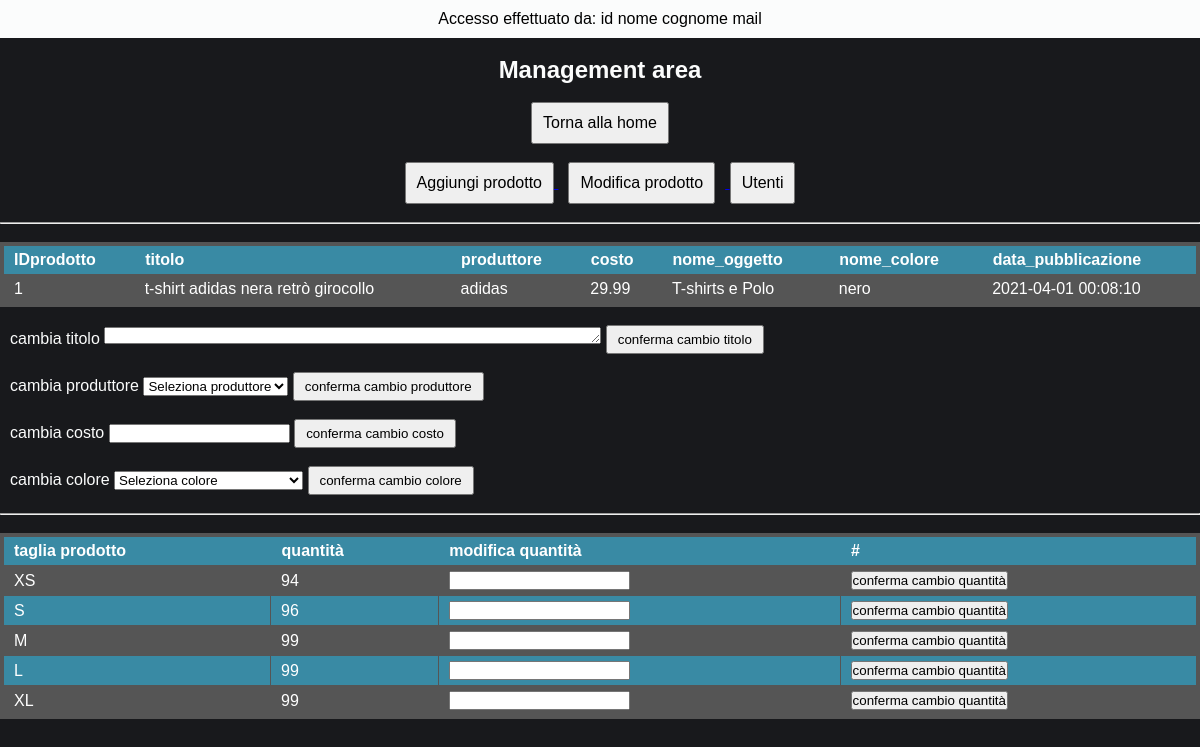
Page /management/update.modificaProdotto.php?IDprodotto=1 on the earlier database version.
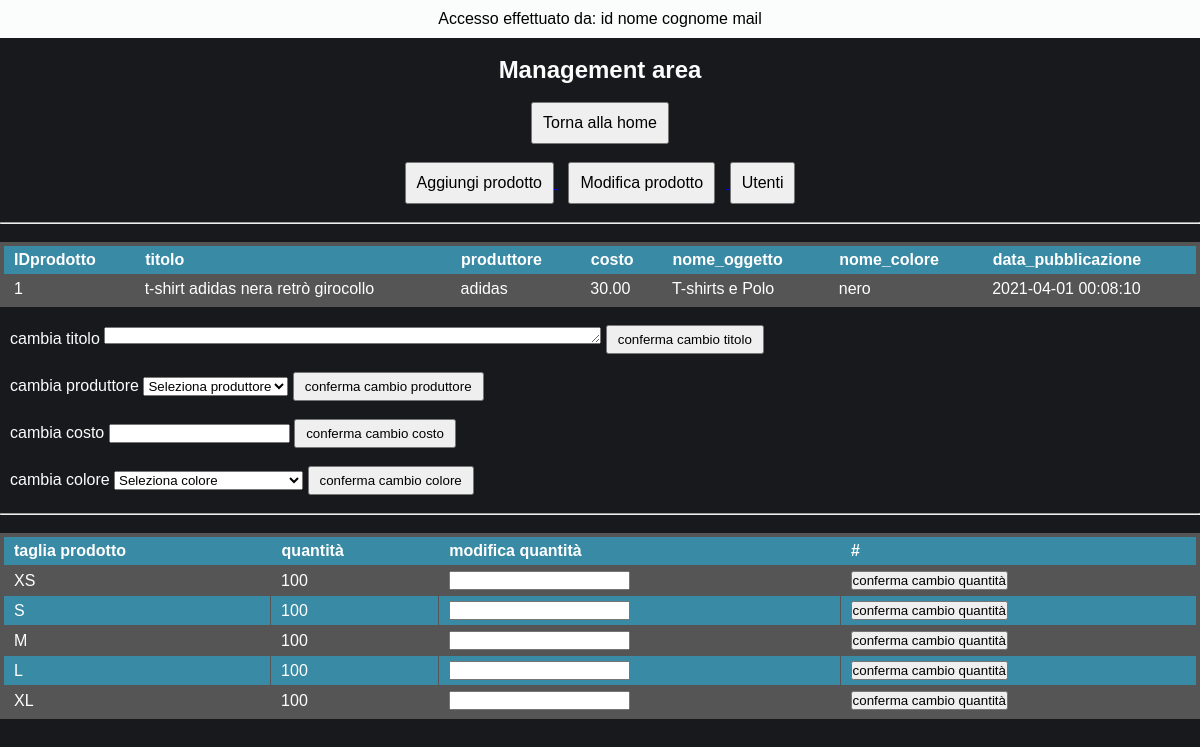
Same page on the later database version.
### tables this page shows
CREATE TABLE `prodotto` (
  `IDprodotto` int(11) NOT NULL AUTO_INCREMENT,
  `titolo` varchar(50) DEFAULT NULL,
  `idproduttore_prodotto` int(11) DEFAULT NULL,
  `costo` decimal(10,2) DEFAULT NULL,
  `idoggetto` int(11) DEFAULT NULL,
  `idcolore_prodotto` int(11) DEFAULT NULL,
  `idimmagine_prodotto` int(11) DEFAULT NULL,
  `data_pubblicazione` datetime DEFAULT NULL,
  PRIMARY KEY (`IDprodotto`),
  UNIQUE KEY `titolo` (`titolo`),
  KEY `idoggetto` (`idoggetto`),
  KEY `idcolore_prodotto` (`idcolore_prodotto`),
  KEY `idproduttore_prodotto` (`idproduttore_prodotto`),
  KEY `idimmagine_prodotto` (`idimmagine_prodotto`),
  CONSTRAINT `prodotto_ibfk_1` FOREIGN KEY (`idoggetto`) REFERENCES `oggetto` (`IDoggetto`),
  CONSTRAINT `prodotto_ibfk_2` FOREIGN KEY (`idcolore_prodotto`) REFERENCES `colore_prodotto` (`IDcolore_prodotto`),
  CONSTRAINT `prodotto_ibfk_3` FOREIGN KEY (`idproduttore_prodotto`) REFERENCES `produttore_prodotto` (`IDproduttore_prodotto`),
  CONSTRAINT `prodotto_ibfk_4` FOREIGN KEY (`idimmagine_prodotto`) REFERENCES `immagine_prodotto` (`IDimmagine_prodotto`)
);

CREATE TABLE `prodotto_taglia` (
  `IDprodotto_taglia` int(11) NOT NULL AUTO_INCREMENT,
  `quantita` int(11) DEFAULT NULL,
  `idtaglia` int(11) DEFAULT NULL,
  `idprodotto` int(11) DEFAULT NULL,
  PRIMARY KEY (`IDprodotto_taglia`),
  KEY `idtaglia` (`idtaglia`),
  KEY `idprodotto` (`idprodotto`),
  CONSTRAINT `prodotto_taglia_ibfk_1` FOREIGN KEY (`idtaglia`) REFERENCES `taglia` (`IDtaglia`),
  CONSTRAINT `prodotto_taglia_ibfk_2` FOREIGN KEY (`idprodotto`) REFERENCES `prodotto` (`IDprodotto`)
);

CREATE TABLE `produttore_prodotto` (
  `IDproduttore_prodotto` int(11) NOT NULL AUTO_INCREMENT,
  `produttore` varchar(30) DEFAULT NULL,
  PRIMARY KEY (`IDproduttore_prodotto`),
  UNIQUE KEY `produttore` (`produttore`)
);

CREATE TABLE `oggetto` (
  `IDoggetto` int(11) NOT NULL AUTO_INCREMENT,
  `nome_oggetto` varchar(30) DEFAULT NULL,
  `idcalzatura_oggetto` int(11) DEFAULT NULL,
  PRIMARY KEY (`IDoggetto`),
  KEY `idcalzatura_oggetto` (`idcalzatura_oggetto`),
  CONSTRAINT `oggetto_ibfk_1` FOREIGN KEY (`idcalzatura_oggetto`) REFERENCES `calzatura_oggetto` (`IDcalzatura_oggetto`)
);

CREATE TABLE `colore_prodotto` (
  `IDcolore_prodotto` int(11) NOT NULL AUTO_INCREMENT,
  `nome_colore` varchar(30) DEFAULT NULL,
  `codice_colore` varchar(7) DEFAULT NULL,
  PRIMARY KEY (`IDcolore_prodotto`),
  UNIQUE KEY `codice_colore` (`codice_colore`),
  UNIQUE KEY `nome_colore` (`nome_colore`)
);

CREATE TABLE `taglia` (
  `IDtaglia` int(11) NOT NULL AUTO_INCREMENT,
  `taglia` varchar(30) DEFAULT NULL,
  `idtipo_oggetto` int(11) DEFAULT NULL,
  PRIMARY KEY (`IDtaglia`),
  KEY `idtipo_oggetto` (`idtipo_oggetto`),
  CONSTRAINT `taglia_ibfk_1` FOREIGN KEY (`idtipo_oggetto`) REFERENCES `tipo_oggetto` (`IDtipo_oggetto`)
);

### dbConfig/dbConfig.php (called while the page is built, shortened)
<?php
    $oggetto = "oggetto";
    $colore_prodotto = "colore_prodotto";
    $produttore_prodotto = "produttore_prodotto";
    $prodotto = "prodotto";
 ?>

### management/update.modificaProdotto.php (the view, shortened to what this page needs)
<!DOCTYPE html>
<html>
  <?php
    include '../dbConfig/dbConfig.php';
    $IDprodotto = $_GET["IDprodotto"];
    $sql = "SELECT * FROM prodotto
            INNER JOIN oggetto
            ON $prodotto.idoggetto = $oggetto.idoggetto
            INNER JOIN colore_prodotto
            ON $prodotto.idcolore_prodotto = $colore_prodotto.IDcolore_prodotto
            INNER JOIN produttore_prodotto
            ON $prodotto.idproduttore_prodotto = $produttore_prodotto.IDproduttore_prodotto
            WHERE IDprodotto = '$IDprodotto'";
            $result = $conn->query($sql);
            $row = $result->fetch_assoc();
    $sql2 = "SELECT * FROM prodotto_taglia WHERE idprodotto = '$IDprodotto'";
             $result2 = $conn->query($sql2);
  ?>
  <head>
    <link rel="stylesheet" href="./css/style.management.css">
  </head>
  <body >
      <div class="header-page">
        <div class="header">
          <p> Accesso effettuato da: id nome cognome mail </p>
        </div>
        <br>
        <h2> Management area </h2>
        <br>
        <a href="./managementPage.php"> <button name="management-page"> Torna alla home </button> </a>
        <br><br>
        <a href="./aggiungiProdotto.php"> <button name="agg-prod"> Aggiungi prodotto </button> </a>
        <a href="./modificaProdotto.php"> <button name="mod-prod" style="margin: 0 10px;"> Modifica prodotto </button> </a>
        <a href="./viewUser.php"> <button name="view-user"> Utenti </button> </a>
        <br><br><hr><br>
      </div>
    <form action="confirm.update.modificaProdotto.php?IDprodotto=<?php echo $IDprodotto ?>" method="post">
      <table class="steelBlueCols">
        <tr>
          <thead>
            <th> IDprodotto </th>
            <th> titolo </th>
            <th> produttore </th>
            <th> costo </th>
            <th> nome_oggetto </th>
            <th> nome_colore </th>
            <th> data_pubblicazione </th>
          </thead>
        </tr>
        <tbody>
          <tr>
            <td> <?php echo $row["IDprodotto"] ?> </td>
            <td> <?php echo $row["titolo"] ?> </td>
            <td> <?php echo $row["produttore"] ?> </td>
            <td> <?php echo $row["costo"] ?> </td>
            <td> <?php echo $row["nome_oggetto"] ?> </td>
            <td> <?php echo $row["nome_colore"] ?> </td>
            <td> <?php echo $row["data_pubblicazione"] ?> </td>
          </tr>
        <table>
        <br>
        <div class="insert-prodotto">
          cambia titolo <textarea name="insert-titolo" minlength="5" maxlength="50" rows="1" cols="60"></textarea>
          <button type="submit" name="cambio-titolo"> conferma cambio titolo </button>
          <br><br>
          cambia produttore
          <select name="insert-produttore">
            <option value="" selected disabled> Seleziona produttore </option>
          </select>
          <button type="submit" name="cambio-produttore"> conferma cambio produttore </button>
          <br><br>
          cambia costo <input type="number" name="insert-costo" step=".01">
          <button type="submit" name="cambio-costo"> conferma cambio costo </button>
          <br><br>
          cambia colore
          <select name="insert-colore">
            <option value="" selected disabled> Seleziona colore </option>
          </select>
          <button type="submit" name="cambio-colore"> conferma cambio colore </button>
          <br><br>
        </div>
        <hr><br>
        <div class="insert-prodotto">
          <table class="steelBlueCols">
            <tr>
              <thead>
                <th> taglia prodotto </th>
                <th> quantità </th>
                <th> modifica quantità </th>
                <th> # </th>
              </thead>
            </tr>
            <tbody>
          <?php
            while ($row2 = $result2->fetch_assoc()) {
              $sql_taglia = "SELECT * FROM taglia WHERE idtaglia = '{$row2["idtaglia"]}'";
                             $result_taglia = $conn->query($sql_taglia);
                             $row_taglia = $result_taglia->fetch_assoc();
          ?>
              <tr>
                <td> <?php echo $row_taglia["taglia"] ?> </td>
                <td> <?php echo $row2["quantita"] ?> </td>
                <td> <?php echo "<input type=number name=insert-quantita-{$row2["IDprodotto_taglia"]}>" ?> </td>
                <td> <?php echo "<button type=submit name=cambio-quantita value={$row2["IDprodotto_taglia"]}> conferma cambio quantità </button>" ?> </td>
              </tr>
            <?php
            }
            ?>
            </tbody>
        </div>
    </form>
  </body>
</html>

Differences in the rows shown:
changed prodotto "t-shirt adidas nera retrò girocollo": costo "29.99" → "30.00"
changed prodotto_taglia "XS": quantita "94" → "100"
changed prodotto_taglia (number 2 of 5 on the later page): quantita "96" → "100"
changed prodotto_taglia (number 3 of 5 on the later page): quantita "99" → "100"
changed prodotto_taglia (number 4 of 5 on the later page): quantita "99" → "100"
changed prodotto_taglia "XL": quantita "99" → "100"
